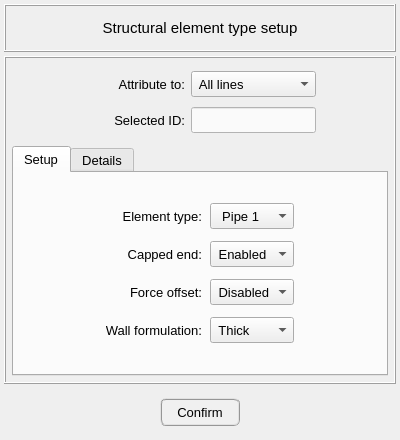
<?xml version="1.0" encoding="UTF-8"?>
<ui version="4.0">
 <class>Dialog</class>
 <widget class="QDialog" name="Dialog">
  <property name="geometry">
   <rect>
    <x>0</x>
    <y>0</y>
    <width>400</width>
    <height>440</height>
   </rect>
  </property>
  <property name="minimumSize">
   <size>
    <width>400</width>
    <height>440</height>
   </size>
  </property>
  <property name="maximumSize">
   <size>
    <width>440</width>
    <height>800</height>
   </size>
  </property>
  <property name="windowTitle">
   <string>Dialog</string>
  </property>
  <layout class="QGridLayout" name="gridLayout">
   <property name="leftMargin">
    <number>4</number>
   </property>
   <property name="topMargin">
    <number>4</number>
   </property>
   <property name="rightMargin">
    <number>4</number>
   </property>
   <property name="bottomMargin">
    <number>4</number>
   </property>
   <property name="spacing">
    <number>4</number>
   </property>
   <item row="0" column="0">
    <widget class="QFrame" name="frame_title">
     <property name="minimumSize">
      <size>
       <width>0</width>
       <height>48</height>
      </size>
     </property>
     <property name="maximumSize">
      <size>
       <width>16777215</width>
       <height>48</height>
      </size>
     </property>
     <property name="frameShape">
      <enum>QFrame::Box</enum>
     </property>
     <property name="frameShadow">
      <enum>QFrame::Raised</enum>
     </property>
     <layout class="QGridLayout" name="gridLayout_3">
      <property name="leftMargin">
       <number>0</number>
      </property>
      <property name="topMargin">
       <number>0</number>
      </property>
      <property name="rightMargin">
       <number>0</number>
      </property>
      <property name="bottomMargin">
       <number>0</number>
      </property>
      <property name="spacing">
       <number>0</number>
      </property>
      <item row="0" column="0">
       <widget class="QLabel" name="label_title">
        <property name="font">
         <font>
          <pointsize>11</pointsize>
         </font>
        </property>
        <property name="text">
         <string>Structural element type setup</string>
        </property>
        <property name="alignment">
         <set>Qt::AlignCenter</set>
        </property>
       </widget>
      </item>
     </layout>
    </widget>
   </item>
   <item row="1" column="0">
    <widget class="QFrame" name="frame_main">
     <property name="frameShape">
      <enum>QFrame::Box</enum>
     </property>
     <property name="frameShadow">
      <enum>QFrame::Raised</enum>
     </property>
     <layout class="QGridLayout" name="gridLayout_4">
      <property name="leftMargin">
       <number>6</number>
      </property>
      <property name="topMargin">
       <number>6</number>
      </property>
      <property name="rightMargin">
       <number>6</number>
      </property>
      <property name="bottomMargin">
       <number>6</number>
      </property>
      <item row="0" column="0">
       <widget class="QFrame" name="frame_selection">
        <property name="minimumSize">
         <size>
          <width>0</width>
          <height>76</height>
         </size>
        </property>
        <property name="frameShape">
         <enum>QFrame::NoFrame</enum>
        </property>
        <property name="frameShadow">
         <enum>QFrame::Raised</enum>
        </property>
        <layout class="QGridLayout" name="gridLayout_6">
         <property name="leftMargin">
          <number>4</number>
         </property>
         <property name="topMargin">
          <number>4</number>
         </property>
         <property name="rightMargin">
          <number>4</number>
         </property>
         <property name="bottomMargin">
          <number>4</number>
         </property>
         <property name="verticalSpacing">
          <number>7</number>
         </property>
         <item row="2" column="0">
          <spacer name="horizontalSpacer_2">
           <property name="orientation">
            <enum>Qt::Horizontal</enum>
           </property>
           <property name="sizeHint" stdset="0">
            <size>
             <width>40</width>
             <height>20</height>
            </size>
           </property>
          </spacer>
         </item>
         <item row="2" column="2">
          <widget class="QLineEdit" name="lineEdit_selected_id">
           <property name="enabled">
            <bool>true</bool>
           </property>
           <property name="minimumSize">
            <size>
             <width>0</width>
             <height>26</height>
            </size>
           </property>
           <property name="maximumSize">
            <size>
             <width>240</width>
             <height>26</height>
            </size>
           </property>
           <property name="font">
            <font>
             <pointsize>10</pointsize>
            </font>
           </property>
           <property name="focusPolicy">
            <enum>Qt::ClickFocus</enum>
           </property>
           <property name="styleSheet">
            <string notr="true">QLineEdit{color: rgb(0, 0, 0); background-color: rgb(250, 250, 250)}
QLineEdit:disabled{color: rgb(100, 100, 100); background-color: rgb(240, 240, 240)}</string>
           </property>
           <property name="text">
            <string/>
           </property>
           <property name="alignment">
            <set>Qt::AlignCenter</set>
           </property>
          </widget>
         </item>
         <item row="2" column="1">
          <widget class="QLabel" name="label_selected_id">
           <property name="minimumSize">
            <size>
             <width>100</width>
             <height>26</height>
            </size>
           </property>
           <property name="maximumSize">
            <size>
             <width>100</width>
             <height>26</height>
            </size>
           </property>
           <property name="font">
            <font>
             <pointsize>10</pointsize>
            </font>
           </property>
           <property name="text">
            <string>Selected ID:</string>
           </property>
           <property name="alignment">
            <set>Qt::AlignRight|Qt::AlignTrailing|Qt::AlignVCenter</set>
           </property>
          </widget>
         </item>
         <item row="1" column="1">
          <widget class="QLabel" name="label_attribute_to">
           <property name="minimumSize">
            <size>
             <width>100</width>
             <height>26</height>
            </size>
           </property>
           <property name="maximumSize">
            <size>
             <width>100</width>
             <height>26</height>
            </size>
           </property>
           <property name="font">
            <font>
             <pointsize>10</pointsize>
            </font>
           </property>
           <property name="text">
            <string>Attribute to:</string>
           </property>
           <property name="alignment">
            <set>Qt::AlignRight|Qt::AlignTrailing|Qt::AlignVCenter</set>
           </property>
          </widget>
         </item>
         <item row="2" column="4">
          <spacer name="horizontalSpacer_3">
           <property name="orientation">
            <enum>Qt::Horizontal</enum>
           </property>
           <property name="sizeHint" stdset="0">
            <size>
             <width>40</width>
             <height>20</height>
            </size>
           </property>
          </spacer>
         </item>
         <item row="1" column="2">
          <widget class="QComboBox" name="comboBox_selection">
           <property name="minimumSize">
            <size>
             <width>0</width>
             <height>26</height>
            </size>
           </property>
           <property name="maximumSize">
            <size>
             <width>16777215</width>
             <height>26</height>
            </size>
           </property>
           <property name="font">
            <font>
             <pointsize>10</pointsize>
            </font>
           </property>
           <item>
            <property name="text">
             <string> All lines</string>
            </property>
           </item>
           <item>
            <property name="text">
             <string> Selected lines</string>
            </property>
           </item>
          </widget>
         </item>
        </layout>
       </widget>
      </item>
      <item row="1" column="0">
       <widget class="QTabWidget" name="tabWidget_main">
        <property name="minimumSize">
         <size>
          <width>0</width>
          <height>0</height>
         </size>
        </property>
        <property name="maximumSize">
         <size>
          <width>16777215</width>
          <height>10000000</height>
         </size>
        </property>
        <property name="font">
         <font>
          <pointsize>10</pointsize>
         </font>
        </property>
        <property name="currentIndex">
         <number>0</number>
        </property>
        <widget class="QWidget" name="tab_setup">
         <attribute name="title">
          <string>Setup</string>
         </attribute>
         <layout class="QGridLayout" name="gridLayout_5">
          <property name="leftMargin">
           <number>8</number>
          </property>
          <property name="topMargin">
           <number>8</number>
          </property>
          <property name="rightMargin">
           <number>8</number>
          </property>
          <property name="bottomMargin">
           <number>8</number>
          </property>
          <item row="0" column="0">
           <spacer name="horizontalSpacer">
            <property name="orientation">
             <enum>Qt::Horizontal</enum>
            </property>
            <property name="sizeHint" stdset="0">
             <size>
              <width>40</width>
              <height>20</height>
             </size>
            </property>
           </spacer>
          </item>
          <item row="0" column="1">
           <widget class="QFrame" name="frame_element_options">
            <property name="maximumSize">
             <size>
              <width>16777215</width>
              <height>160</height>
             </size>
            </property>
            <property name="frameShape">
             <enum>QFrame::NoFrame</enum>
            </property>
            <property name="frameShadow">
             <enum>QFrame::Raised</enum>
            </property>
            <layout class="QGridLayout" name="gridLayout_7">
             <property name="leftMargin">
              <number>6</number>
             </property>
             <property name="topMargin">
              <number>6</number>
             </property>
             <property name="rightMargin">
              <number>6</number>
             </property>
             <property name="bottomMargin">
              <number>6</number>
             </property>
             <property name="spacing">
              <number>8</number>
             </property>
             <item row="0" column="1">
              <widget class="QLabel" name="label_element_type">
               <property name="minimumSize">
                <size>
                 <width>80</width>
                 <height>26</height>
                </size>
               </property>
               <property name="maximumSize">
                <size>
                 <width>120</width>
                 <height>26</height>
                </size>
               </property>
               <property name="font">
                <font>
                 <pointsize>10</pointsize>
                </font>
               </property>
               <property name="text">
                <string>Element type:</string>
               </property>
               <property name="alignment">
                <set>Qt::AlignRight|Qt::AlignTrailing|Qt::AlignVCenter</set>
               </property>
              </widget>
             </item>
             <item row="3" column="1">
              <widget class="QLabel" name="label_wall_formulation">
               <property name="minimumSize">
                <size>
                 <width>80</width>
                 <height>26</height>
                </size>
               </property>
               <property name="maximumSize">
                <size>
                 <width>120</width>
                 <height>26</height>
                </size>
               </property>
               <property name="font">
                <font>
                 <pointsize>10</pointsize>
                </font>
               </property>
               <property name="frameShape">
                <enum>QFrame::NoFrame</enum>
               </property>
               <property name="frameShadow">
                <enum>QFrame::Sunken</enum>
               </property>
               <property name="midLineWidth">
                <number>0</number>
               </property>
               <property name="text">
                <string>Wall formulation:</string>
               </property>
               <property name="alignment">
                <set>Qt::AlignRight|Qt::AlignTrailing|Qt::AlignVCenter</set>
               </property>
              </widget>
             </item>
             <item row="3" column="2">
              <widget class="QComboBox" name="comboBox_wall_formulation">
               <property name="minimumSize">
                <size>
                 <width>80</width>
                 <height>26</height>
                </size>
               </property>
               <property name="maximumSize">
                <size>
                 <width>90</width>
                 <height>26</height>
                </size>
               </property>
               <property name="font">
                <font>
                 <pointsize>10</pointsize>
                </font>
               </property>
               <property name="currentIndex">
                <number>1</number>
               </property>
               <item>
                <property name="text">
                 <string> Thin</string>
                </property>
               </item>
               <item>
                <property name="text">
                 <string> Thick</string>
                </property>
               </item>
              </widget>
             </item>
             <item row="2" column="1">
              <widget class="QLabel" name="label_force_offset">
               <property name="minimumSize">
                <size>
                 <width>80</width>
                 <height>26</height>
                </size>
               </property>
               <property name="maximumSize">
                <size>
                 <width>120</width>
                 <height>26</height>
                </size>
               </property>
               <property name="font">
                <font>
                 <pointsize>10</pointsize>
                </font>
               </property>
               <property name="frameShape">
                <enum>QFrame::NoFrame</enum>
               </property>
               <property name="frameShadow">
                <enum>QFrame::Sunken</enum>
               </property>
               <property name="midLineWidth">
                <number>0</number>
               </property>
               <property name="text">
                <string>Force offset:</string>
               </property>
               <property name="alignment">
                <set>Qt::AlignRight|Qt::AlignTrailing|Qt::AlignVCenter</set>
               </property>
              </widget>
             </item>
             <item row="1" column="2">
              <widget class="QComboBox" name="comboBox_capped_end">
               <property name="minimumSize">
                <size>
                 <width>80</width>
                 <height>26</height>
                </size>
               </property>
               <property name="maximumSize">
                <size>
                 <width>90</width>
                 <height>26</height>
                </size>
               </property>
               <property name="font">
                <font>
                 <pointsize>10</pointsize>
                </font>
               </property>
               <item>
                <property name="text">
                 <string> Enabled</string>
                </property>
               </item>
               <item>
                <property name="text">
                 <string> Disabled</string>
                </property>
               </item>
              </widget>
             </item>
             <item row="0" column="2">
              <widget class="QComboBox" name="comboBox_element_type">
               <property name="minimumSize">
                <size>
                 <width>80</width>
                 <height>26</height>
                </size>
               </property>
               <property name="maximumSize">
                <size>
                 <width>90</width>
                 <height>26</height>
                </size>
               </property>
               <property name="font">
                <font>
                 <pointsize>10</pointsize>
                </font>
               </property>
               <property name="toolTip">
                <string>&lt;html&gt;&lt;head/&gt;&lt;body&gt;&lt;p align=&quot;justify&quot;&gt;Choose an element type&lt;/p&gt;&lt;/body&gt;&lt;/html&gt;</string>
               </property>
               <property name="layoutDirection">
                <enum>Qt::LeftToRight</enum>
               </property>
               <property name="autoFillBackground">
                <bool>false</bool>
               </property>
               <property name="styleSheet">
                <string notr="true"/>
               </property>
               <property name="currentText">
                <string>  Pipe 1</string>
               </property>
               <property name="currentIndex">
                <number>0</number>
               </property>
               <property name="maxCount">
                <number>500</number>
               </property>
               <property name="insertPolicy">
                <enum>QComboBox::InsertAtBottom</enum>
               </property>
               <property name="sizeAdjustPolicy">
                <enum>QComboBox::AdjustToMinimumContentsLength</enum>
               </property>
               <property name="duplicatesEnabled">
                <bool>false</bool>
               </property>
               <item>
                <property name="text">
                 <string>  Pipe 1</string>
                </property>
               </item>
               <item>
                <property name="text">
                 <string>  Beam 1</string>
                </property>
               </item>
              </widget>
             </item>
             <item row="2" column="2">
              <widget class="QComboBox" name="comboBox_force_offset">
               <property name="minimumSize">
                <size>
                 <width>80</width>
                 <height>26</height>
                </size>
               </property>
               <property name="maximumSize">
                <size>
                 <width>90</width>
                 <height>26</height>
                </size>
               </property>
               <property name="font">
                <font>
                 <pointsize>10</pointsize>
                </font>
               </property>
               <property name="currentIndex">
                <number>1</number>
               </property>
               <item>
                <property name="text">
                 <string> Enabled</string>
                </property>
               </item>
               <item>
                <property name="text">
                 <string> Disabled</string>
                </property>
               </item>
              </widget>
             </item>
             <item row="1" column="1">
              <widget class="QLabel" name="label_capped_end">
               <property name="minimumSize">
                <size>
                 <width>80</width>
                 <height>26</height>
                </size>
               </property>
               <property name="maximumSize">
                <size>
                 <width>120</width>
                 <height>26</height>
                </size>
               </property>
               <property name="font">
                <font>
                 <pointsize>10</pointsize>
                </font>
               </property>
               <property name="frameShape">
                <enum>QFrame::NoFrame</enum>
               </property>
               <property name="frameShadow">
                <enum>QFrame::Sunken</enum>
               </property>
               <property name="midLineWidth">
                <number>0</number>
               </property>
               <property name="text">
                <string>Capped end:</string>
               </property>
               <property name="alignment">
                <set>Qt::AlignRight|Qt::AlignTrailing|Qt::AlignVCenter</set>
               </property>
              </widget>
             </item>
             <item row="0" column="0">
              <spacer name="horizontalSpacer_5">
               <property name="orientation">
                <enum>Qt::Horizontal</enum>
               </property>
               <property name="sizeHint" stdset="0">
                <size>
                 <width>40</width>
                 <height>20</height>
                </size>
               </property>
              </spacer>
             </item>
             <item row="0" column="3">
              <spacer name="horizontalSpacer_6">
               <property name="orientation">
                <enum>Qt::Horizontal</enum>
               </property>
               <property name="sizeHint" stdset="0">
                <size>
                 <width>40</width>
                 <height>20</height>
                </size>
               </property>
              </spacer>
             </item>
            </layout>
           </widget>
          </item>
          <item row="0" column="2">
           <spacer name="horizontalSpacer_4">
            <property name="orientation">
             <enum>Qt::Horizontal</enum>
            </property>
            <property name="sizeHint" stdset="0">
             <size>
              <width>40</width>
              <height>20</height>
             </size>
            </property>
           </spacer>
          </item>
         </layout>
        </widget>
        <widget class="QWidget" name="tab_details">
         <attribute name="title">
          <string>Details</string>
         </attribute>
         <layout class="QGridLayout" name="gridLayout_10">
          <property name="leftMargin">
           <number>8</number>
          </property>
          <property name="topMargin">
           <number>8</number>
          </property>
          <property name="rightMargin">
           <number>8</number>
          </property>
          <property name="bottomMargin">
           <number>4</number>
          </property>
          <property name="spacing">
           <number>4</number>
          </property>
          <item row="0" column="0">
           <widget class="QTreeWidget" name="treeWidget_element_type">
            <property name="minimumSize">
             <size>
              <width>0</width>
              <height>0</height>
             </size>
            </property>
            <property name="maximumSize">
             <size>
              <width>1000</width>
              <height>1000</height>
             </size>
            </property>
            <property name="font">
             <font>
              <family>MS Shell Dlg 2</family>
             </font>
            </property>
            <property name="alternatingRowColors">
             <bool>true</bool>
            </property>
            <property name="indentation">
             <number>0</number>
            </property>
            <column>
             <property name="text">
              <string>Element type</string>
             </property>
             <property name="textAlignment">
              <set>AlignCenter</set>
             </property>
            </column>
            <column>
             <property name="text">
              <string>Lines</string>
             </property>
             <property name="textAlignment">
              <set>AlignCenter</set>
             </property>
            </column>
           </widget>
          </item>
          <item row="1" column="0">
           <widget class="QFrame" name="frame">
            <property name="minimumSize">
             <size>
              <width>0</width>
              <height>40</height>
             </size>
            </property>
            <property name="maximumSize">
             <size>
              <width>16777215</width>
              <height>40</height>
             </size>
            </property>
            <property name="frameShape">
             <enum>QFrame::NoFrame</enum>
            </property>
            <property name="frameShadow">
             <enum>QFrame::Raised</enum>
            </property>
            <layout class="QGridLayout" name="gridLayout_8">
             <property name="leftMargin">
              <number>0</number>
             </property>
             <property name="topMargin">
              <number>0</number>
             </property>
             <property name="rightMargin">
              <number>0</number>
             </property>
             <property name="bottomMargin">
              <number>0</number>
             </property>
             <property name="spacing">
              <number>0</number>
             </property>
             <item row="0" column="0">
              <widget class="QPushButton" name="pushButton_reset">
               <property name="minimumSize">
                <size>
                 <width>60</width>
                 <height>26</height>
                </size>
               </property>
               <property name="maximumSize">
                <size>
                 <width>60</width>
                 <height>26</height>
                </size>
               </property>
               <property name="font">
                <font>
                 <pointsize>10</pointsize>
                </font>
               </property>
               <property name="styleSheet">
                <string notr="true">QPushButton{border-radius: 6px; border-color: rgb(150, 150, 150); border-style: ridge; border-width: 2px; color: rgb(0, 0, 0); background-color: rgb(240, 240, 240)}
QPushButton:hover{border-radius: 6px; border-color: rgb(0, 170, 255); border-style: ridge; border-width: 2px; color: rgb(0, 0, 0); background-color: rgba(174, 213, 255, 100)}
QPushButton:pressed{border-radius: 6px; border-color: rgb(0, 170, 255); border-style: ridge; border-width: 2px; color: rgb(0, 0, 0); background-color: rgb(174, 213, 255)}
QPushButton:disabled{border-radius: 6px; border-color: rgb(150, 150, 150); border-style: ridge; border-width: 0px; color: rgb(150,150, 150); background-color: rgb(220, 220, 220)}</string>
               </property>
               <property name="text">
                <string>Reset</string>
               </property>
              </widget>
             </item>
            </layout>
           </widget>
          </item>
         </layout>
        </widget>
       </widget>
      </item>
     </layout>
    </widget>
   </item>
   <item row="2" column="0">
    <widget class="QFrame" name="frame_button">
     <property name="minimumSize">
      <size>
       <width>0</width>
       <height>48</height>
      </size>
     </property>
     <property name="maximumSize">
      <size>
       <width>16777215</width>
       <height>48</height>
      </size>
     </property>
     <property name="frameShape">
      <enum>QFrame::NoFrame</enum>
     </property>
     <property name="frameShadow">
      <enum>QFrame::Raised</enum>
     </property>
     <layout class="QGridLayout" name="gridLayout_2">
      <property name="leftMargin">
       <number>0</number>
      </property>
      <property name="topMargin">
       <number>0</number>
      </property>
      <property name="rightMargin">
       <number>0</number>
      </property>
      <property name="bottomMargin">
       <number>0</number>
      </property>
      <property name="spacing">
       <number>0</number>
      </property>
      <item row="0" column="0">
       <widget class="QPushButton" name="pushButton_confirm">
        <property name="minimumSize">
         <size>
          <width>80</width>
          <height>28</height>
         </size>
        </property>
        <property name="maximumSize">
         <size>
          <width>80</width>
          <height>28</height>
         </size>
        </property>
        <property name="font">
         <font>
          <family>MS Shell Dlg 2</family>
          <pointsize>10</pointsize>
          <weight>50</weight>
          <italic>false</italic>
          <bold>false</bold>
         </font>
        </property>
        <property name="styleSheet">
         <string notr="true">QPushButton{border-radius: 6px; border-color: rgb(150, 150, 150); border-style: ridge; border-width: 2px; color: rgb(0, 0, 0); background-color: rgb(240, 240, 240)}
QPushButton:hover{border-radius: 6px; border-color: rgb(0, 170, 255); border-style: ridge; border-width: 2px; color: rgb(0, 0, 0); background-color: rgba(174, 213, 255, 100)}
QPushButton:pressed{border-radius: 6px; border-color: rgb(0, 170, 255); border-style: ridge; border-width: 2px; color: rgb(0, 0, 0); background-color: rgb(174, 213, 255)}
QPushButton:disabled{border-radius: 6px; border-color: rgb(150, 150, 150); border-style: ridge; border-width: 0px; color: rgb(150,150, 150); background-color: rgb(220, 220, 220)}</string>
        </property>
        <property name="text">
         <string>Confirm</string>
        </property>
       </widget>
      </item>
     </layout>
    </widget>
   </item>
  </layout>
 </widget>
 <resources/>
 <connections/>
</ui>
